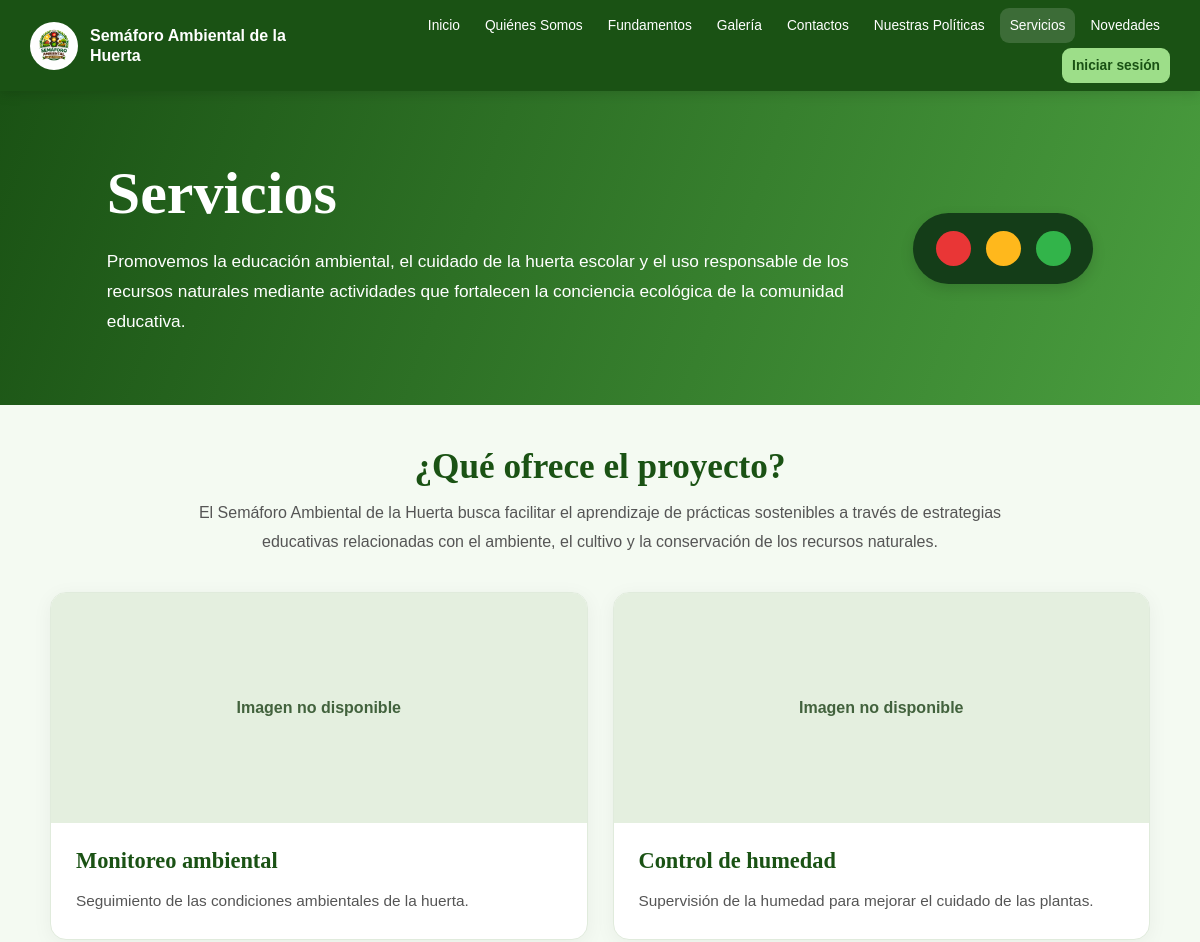
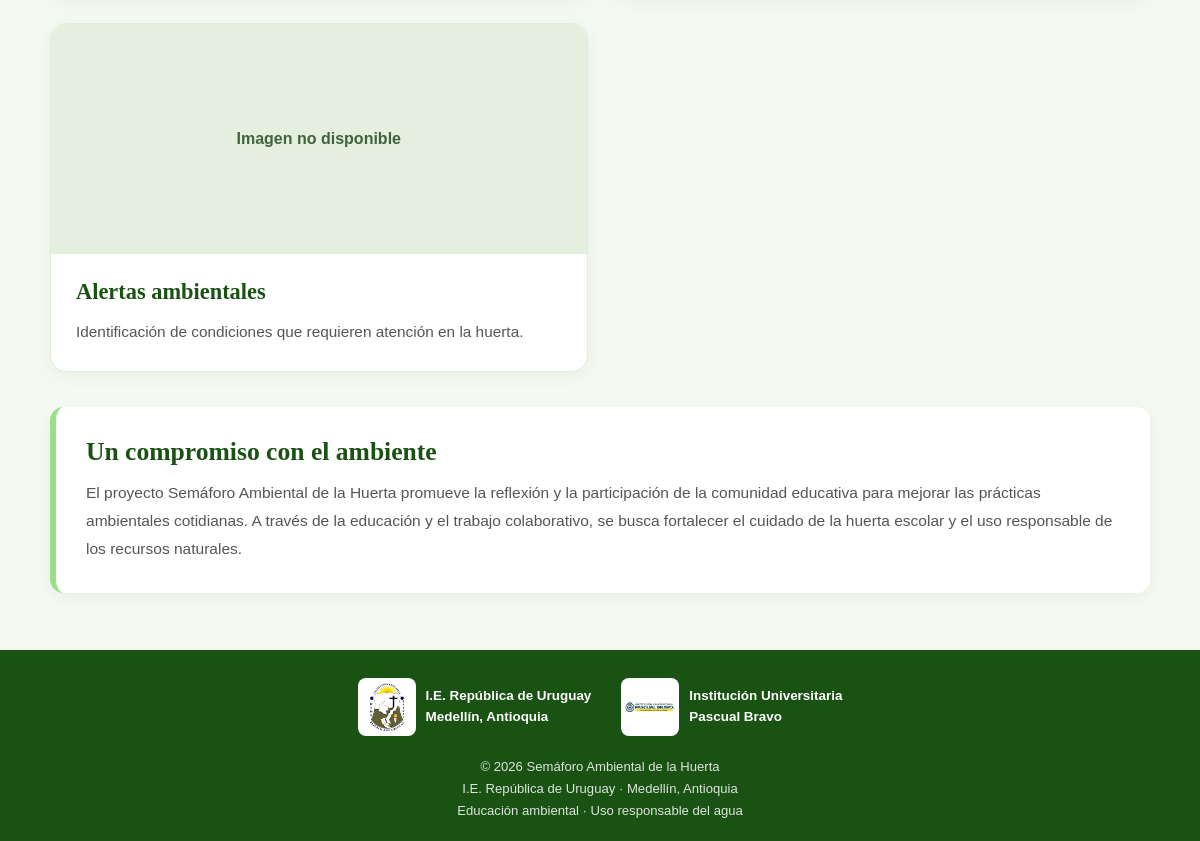
Screenshot of /semaforo-ambiental/servicios.php with the database file from the repository (2 pictures, top to bottom).
### tables this page shows
CREATE TABLE `tbl_servicios` (
  `id_servicio` int(11) NOT NULL,
  `id_usuario` int(11) NOT NULL,
  `titulo` varchar(150) NOT NULL,
  `descripcion` text DEFAULT NULL,
  `imagen` varchar(255) DEFAULT NULL,
  `activo` tinyint(1) NOT NULL DEFAULT 1
);

### semaforo-ambiental/servicios.php (the view, shortened to what this page needs)
<?php
require_once __DIR__ . '/config/conexion.php';
$logueado = isset($_SESSION['id_usuario'])
    && (int) $_SESSION['id_usuario'] > 0;
$nombreEstudiante = (string) ($_SESSION['nombre'] ?? 'Usuario');
function e($valor): string
{
    return htmlspecialchars(
        (string) ($valor ?? ''),
        ENT_QUOTES,
        'UTF-8'
    );
}
$servicios = [];
$errorServicios = false;
try {
    $consulta = $conexion->prepare(
        "SELECT id_servicio, titulo, descripcion, imagen
         FROM tbl_servicios
         WHERE activo = 1
         ORDER BY id_servicio ASC"
    );
    $consulta->execute();
    $resultado = $consulta->get_result();
    while ($fila = $resultado->fetch_assoc()) {
        $servicios[] = $fila;
    }
} catch (Throwable $error) {
    $errorServicios = true;
}
function imagenServicioLocal($imagen): ?string
{
    $imagen = trim((string) $imagen);
    $nombre = basename($imagen);
    $rutasPermitidas = [
        __DIR__ . '/uploads/servicios/' . $nombre,
        __DIR__ . '/imagenes/' . $nombre
    ];
    return null;
}
?>
<!DOCTYPE html>
<html lang="es">
<head>
</head>
<body>
<nav class="barra-navegacion" aria-label="Menú principal">
    <a href="./index.php" class="nav-marca">
        <img src="./img/logo.jpeg"
             alt="Logo del proyecto"
             onerror="this.onerror=null;this.src='./img/logo.png'">
        <span>Semáforo Ambiental de la Huerta</span>
    </a>
    <div class="nav-enlaces">
        <a href="./index.php">Inicio</a>
        <a href="./quienes-somos.php">Quiénes Somos</a>
        <a href="./fundamentos.php">Fundamentos</a>
        <a href="./galeria.php">Galería</a>
        <a href="./contacto.php">Contactos</a>
        <a href="./nuestras-politicas.php">Nuestras Políticas</a>
        <a href="./servicios.php" class="activo" aria-current="page">Servicios</a>
        <a href="./novedades.php">Novedades</a>
        <?php if ($logueado): ?>
            <span class="nombre-usuario">
                Hola, <?= e($nombreEstudiante) ?>
            </span>
            <a href="./logout.php" class="boton-cerrar">Cerrar sesión</a>
        <?php else: ?>
            <a href="./login.php" class="boton-login">Iniciar sesión</a>
        <?php endif; ?>
    </div>
</nav>
<header class="encabezado-pagina">
    <div class="texto-encabezado">
        <h1>Servicios</h1>
        <p>
            Promovemos la educación ambiental, el cuidado de la huerta
            escolar y el uso responsable de los recursos naturales mediante
            actividades que fortalecen la conciencia ecológica de la
            comunidad educativa.
        </p>
    </div>
    <div class="semaforo-encabezado"
         role="img"
         aria-label="Semáforo ambiental con luces roja, amarilla y verde">
        <span class="luz-encabezado roja"></span>
        <span class="luz-encabezado amarilla"></span>
        <span class="luz-encabezado verde"></span>
    </div>
</header>
<main>
    <div class="contenedor">
        <section class="introduccion">
            <h2>¿Qué ofrece el proyecto?</h2>
            <p>
                El Semáforo Ambiental de la Huerta busca facilitar el
                aprendizaje de prácticas sostenibles a través de estrategias
                educativas relacionadas con el ambiente, el cultivo y la
                conservación de los recursos naturales.
            </p>
        </section>
        <?php if ($errorServicios): ?>
            <div class="mensaje">
                No fue posible cargar los servicios. Verifica la conexión
                con la base de datos y la estructura de la tabla
                <strong>tbl_servicios</strong>.
            </div>
        <?php else: ?>
            <section class="tarjetas-servicios" aria-label="Servicios ambientales">
                <?php foreach ($servicios as $servicio): ?>
                    <?php $rutaImagen = imagenServicioLocal($servicio['imagen'] ?? ''); ?>
                    <article class="tarjeta-servicio">
                        <?php if ($rutaImagen !== null): ?>
                            <img
                                src="<?= e($rutaImagen) ?>"
                                alt="<?= e($servicio['titulo']) ?>"
                                class="imagen-servicio"
                                loading="lazy">
                        <?php else: ?>
                            <div class="imagen-no-disponible">
                                Imagen no disponible
                            </div>
                        <?php endif; ?>
                        <div class="contenido-tarjeta">
                            <h3><?= e($servicio['titulo']) ?></h3>
                            <p><?= e($servicio['descripcion']) ?></p>
                        </div>
                    </article>
                <?php endforeach; ?>
            </section>
        <?php endif; ?>
        <section class="seccion-compromiso">
            <h2>Un compromiso con el ambiente</h2>
            <p>
                El proyecto Semáforo Ambiental de la Huerta promueve la
                reflexión y la participación de la comunidad educativa
                para mejorar las prácticas ambientales cotidianas. A través
                de la educación y el trabajo colaborativo, se busca
                fortalecer el cuidado de la huerta escolar y el uso
                responsable de los recursos naturales.
            </p>
        </section>
    </div>
</main>
<footer class="pie-pagina">
    <div class="logos-institucionales">
        <div class="logo-institucional">
            <img src="./img/republica-uruguay.png"
                 alt="Logo de la Institución Educativa República de Uruguay"
                 onerror="this.onerror=null;this.style.display='none'">
            <span>
                I.E. República de Uruguay<br>
                Medellín, Antioquia
            </span>
        </div>
        <div class="logo-institucional">
            <img src="./img/pascual-bravo.png"
                 alt="Logo de la Institución Universitaria Pascual Bravo"
                 onerror="this.onerror=null;this.style.display='none'">
            <span>
                Institución Universitaria<br>
                Pascual Bravo
            </span>
        </div>
    </div>
    <p>
        © <?= date('Y') ?> Semáforo Ambiental de la Huerta<br>
        I.E. República de Uruguay · Medellín, Antioquia<br>
        Educación ambiental · Uso responsable del agua
    </p>
</footer>
</body>
</html>

### rows the page displays
tbl_servicios: titulo "Monitoreo ambiental", descripcion "Seguimiento de las condiciones ambientales de la huerta."
tbl_servicios: titulo "Control de humedad", descripcion "Supervisión de la humedad para mejorar el cuidado de las plantas."
tbl_servicios: titulo "Alertas ambientales", descripcion "Identificación de condiciones que requieren atención en la huerta."
